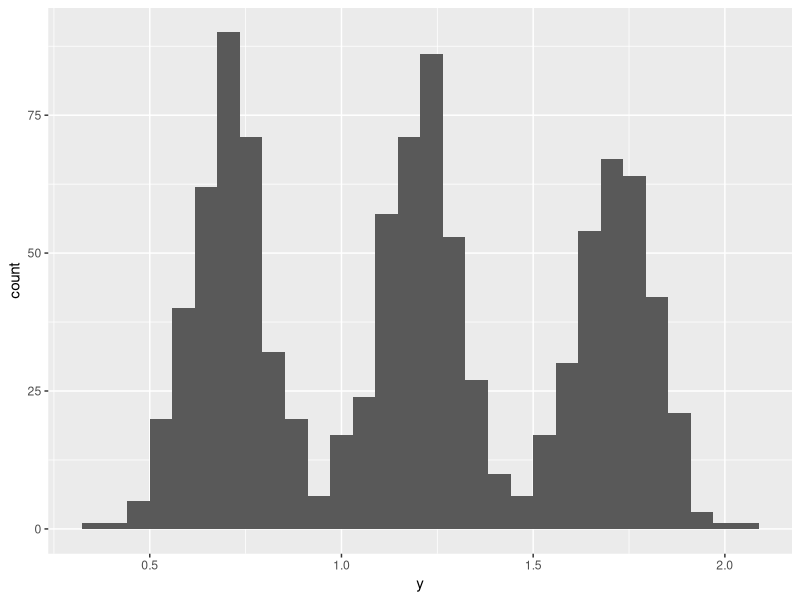
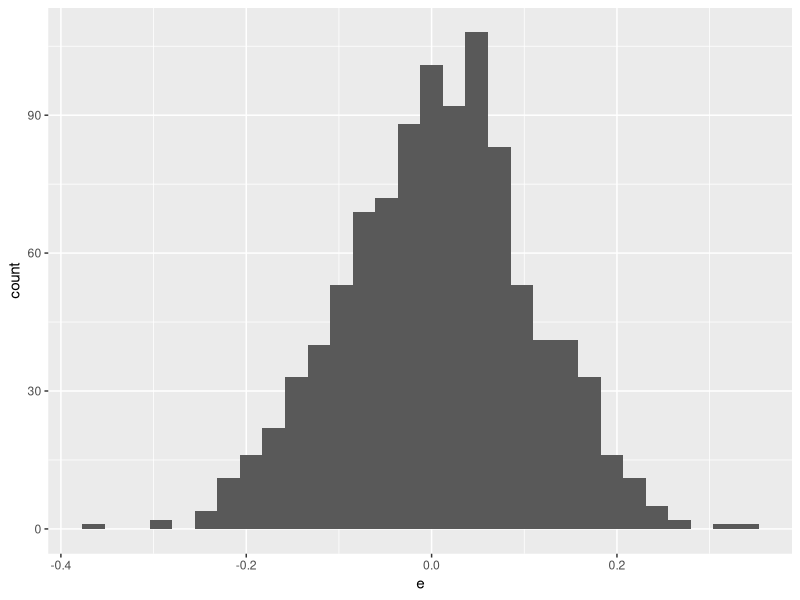
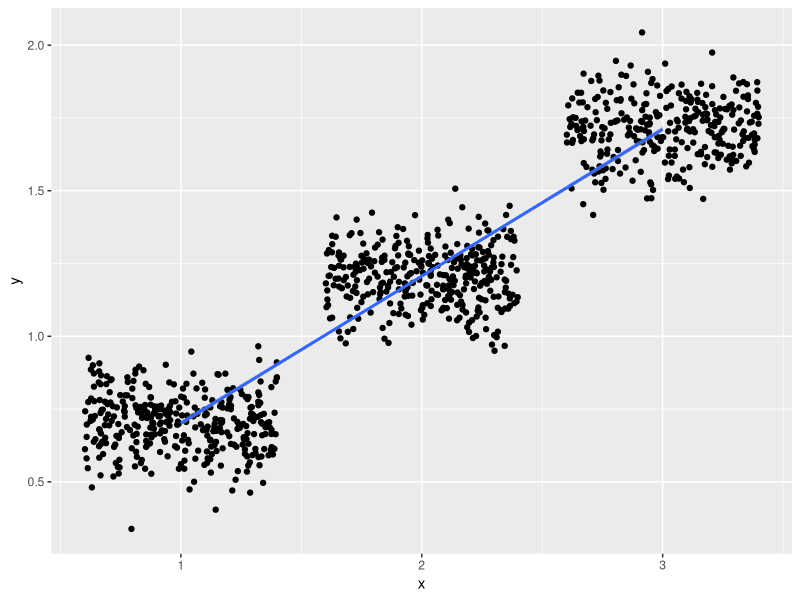
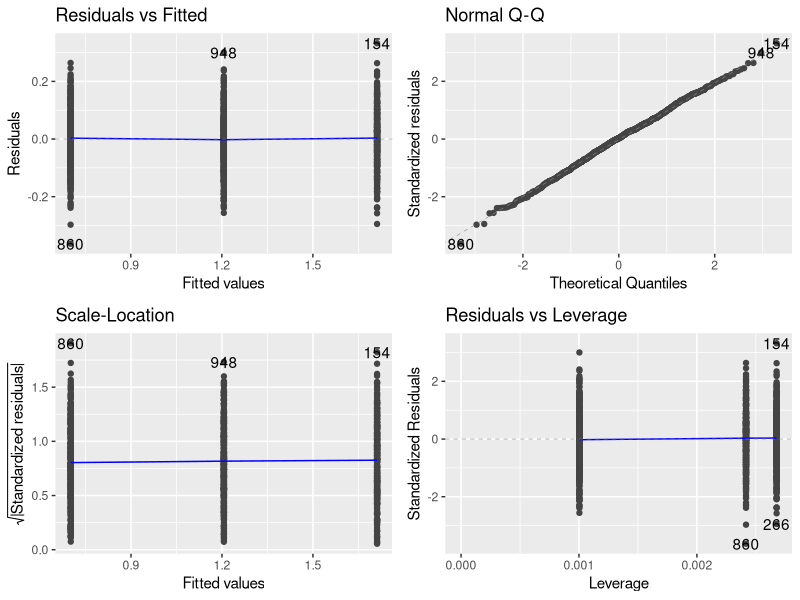

Recreate these plots in R, in order.
## ---- chunk 1
library(tidyverse)
library(ggfortify)
## ---- chunk 2
knitr::opts_chunk$set(fig.pos = 'H',
  fig.asp = 0.618,
  fig.width = 5,
  fig.cap = "", 
  fig.path = "",
  echo = TRUE,
  message = FALSE,
  warning = FALSE,
  cache = TRUE,
  out.width = "100%",
  fig.show = "hold")
## ---- chunk 3
d <-
  tibble(
    x = sample(1:3, size = 999, prob = c(.33, .33, .33), replace = TRUE),
    e = rnorm(n = 999, sd = 0.1),
    y = 0.2 + 0.5*x + e
  )
## ---- chunk 4
d %>% 
  ggplot(aes(x = y)) +
  geom_histogram()
## ---- chunk 5
d %>% 
  ggplot(aes(x = e)) +
  geom_histogram() 
## ---- chunk 6
ggplot(d) +
  aes(x = x, y = y) +
  geom_jitter() +
  geom_smooth(method = "lm")
## ---- chunk 7
lm1 <- lm(y ~ x, data = d)
## ---- chunk 8
autoplot(lm1)
